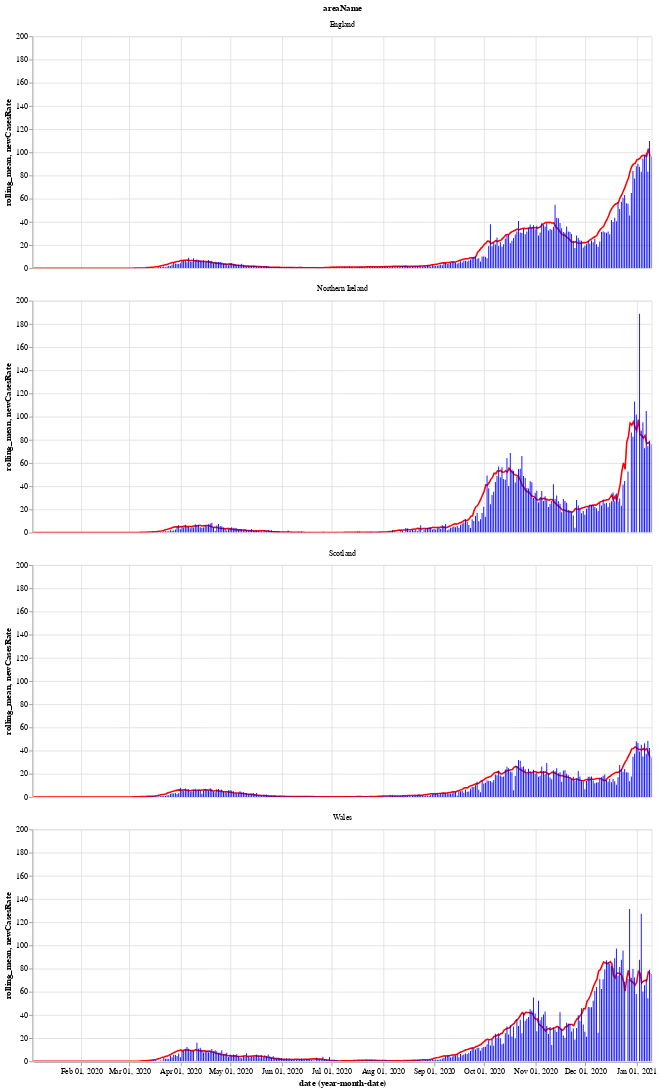

The cell this chart's notebook holds for it:
### Markdown cell above
Next is a bar chart of the number of new cases in each country (per 100k population), with the 7 day moving average of cases. Again we see that Wales saw a longer period of raising and falling cases compared to the other countries.

After a period of cases falling, each nation is now seeing a rise in the number of cases - especially in Wales.

### Code cell
# collapse
bars = alt.Chart(uk_cases).mark_bar().encode(
    x="yearmonthdate(date):T",
    y="newCasesRate:Q",
    tooltip='newCasesRate',
    color=alt.condition(
        alt.datum.dailyChange > 0,
        alt.value("orange"),  # The positive color
        alt.value("blue")  # The negative color
    )
).properties(title='New cases per 100k population with rolling 7 day average', width=800).interactive()
line = alt.Chart(uk_cases).mark_line(
    color='red',
    size=2,
).transform_window(
    rolling_mean='mean(newCasesRate)',
    frame=[0, 7],
    groupby=['areaName']
).encode(
    x='yearmonthdate(date):T',
    y='rolling_mean:Q'
)
alt.layer(line, bars, data=uk_cases).facet(alt.Row('areaName'), columns=1)

### Figure 1 — Vega-Lite specification as saved in the notebook (floating-point values rounded to 4 significant figures; data arrays with more than 128 entries replaced by an {"elided": "..."} marker saying what was removed)
{"config": {"view": {"continuousWidth": 400, "continuousHeight": 300}}, "data": {"name": "data-cc205d7449511311eea3d5f01e42714a"}, "facet": {"type": "nominal", "field": "areaName"}, "spec": {"layer": [{"mark": {"type": "line", "color": "red", "size": 2}, "encoding": {"x": {"type": "temporal", "field": "date", "timeUnit": "yearmonthdate"}, "y": {"type": "quantitative", "field": "rolling_mean"}}, "transform": [{"window": [{"op": "mean", "field": "newCasesRate", "as": "rolling_mean"}], "frame": [0, 7], "groupby": ["areaName"]}]}, {"mark": "bar", "encoding": {"color": {"condition": {"value": "orange", "test": "(datum.dailyChange > 0)"}, "value": "blue"}, "tooltip": {"type": "quantitative", "field": "newCasesRate"}, "x": {"type": "temporal", "field": "date", "timeUnit": "yearmonthdate"}, "y": {"type": "quantitative", "field": "newCasesRate"}}, "selection": {"selector002": {"type": "interval", "bind": "scales", "encodings": ["x", "y"]}}, "title": "New cases per 100k population with rolling 7 day average", "width": 800}]}, "columns": 1, "$schema": "https://vega.github.io/schema/vega-lite/v4.8.1.json", "datasets": {"data-cc205d7449511311eea3d5f01e42714a": {"elided": "1492 records"}}}
